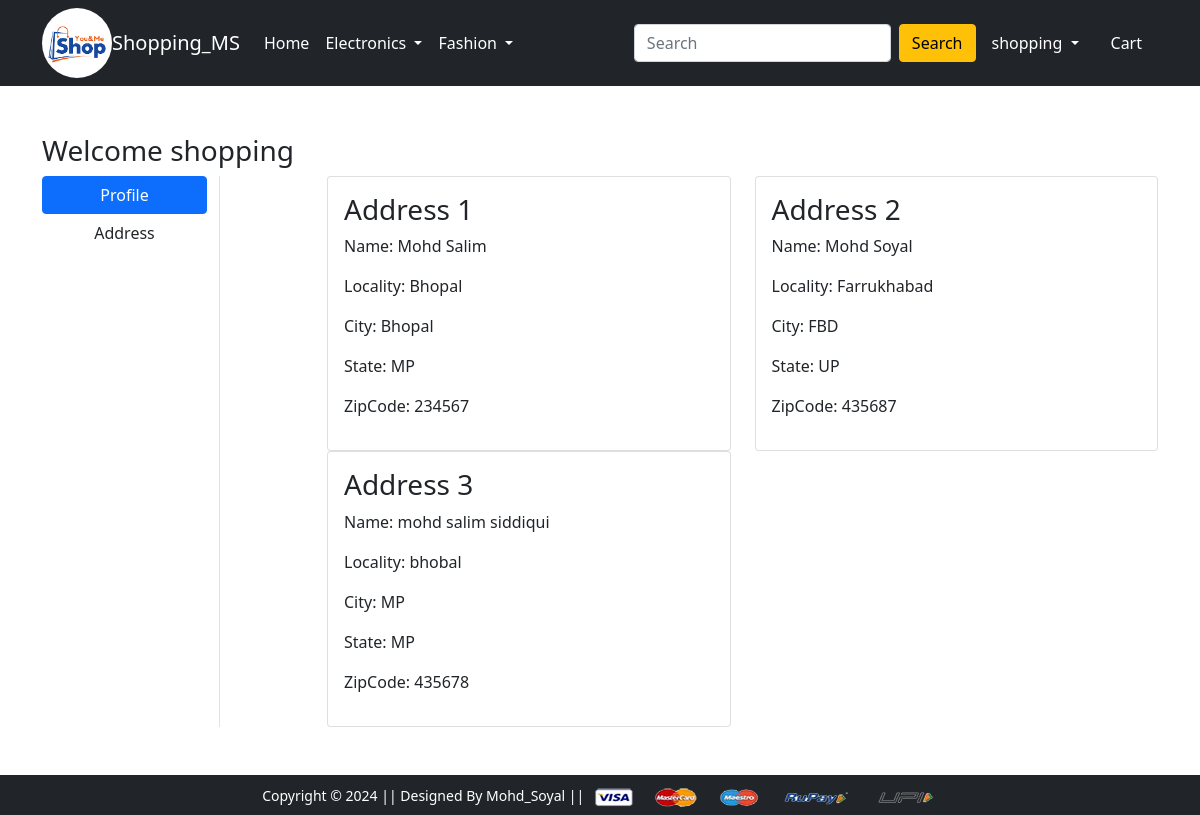
The page /address/ (signed in) on the database its author committed.
### online_Store/models.py (models this page shows, shortened)
class Custumer(models.Model):
    user = models.ForeignKey(User, on_delete=models.CASCADE)
    name = models.CharField(max_length=200)
    locality = models.CharField(max_length=200)
    city = models.CharField(max_length=50)
    zipcode = models.IntegerField()
    state = models.CharField(choices=State_choice, max_length=2)

### online_Store/views.py (the view)
# urls.py: path('address/', views.address, name='address'),
@login_required(login_url='login')
def address(request):
 address=Custumer.objects.filter(user=request.user)
 return render(request, 'address.html',{'address':address})

### template/address.html (shortened to what this page needs)
{% extends 'base.html' %}
{% load static %}
{% block main-content %}
<div class="container my-5">
 <div class="row">
 <h3>Welcome {{user}}</h3>
  <div class="col-sm-2 border-end">
   <ul class="list-unstyled">
    <li class="d-grid"><a href="{% url 'profile' %}" class="btn btn-primary">Profile</a></li>
    <li class="d-grid"><a href="{% url 'address' %}" class="btn">Address</a></li>
   </ul>
  </div>
  <div class="col-sm-9 offset-sm-1">
   <div class="row">
    {% for i in address %}
    <div class="col-sm-6">
     <div class="card">
      <div class="card-body">
       <h3>Address {{forloop.counter}}</h3>
       <p>Name: {{i.name}}</p>
       <p>Locality: {{i.locality}}</p>
       <p>City: {{i.city}}</p>
       <p>State: {{i.state}}</p>
       <p>ZipCode: {{i.zipcode}}</p>
      </div>
     </div>
    </div>
    {% endfor %}
   </div>
  </div>
 </div>
</div>
{% endblock main-content %}

### template/base.html (shortened to what this page needs)
<!doctype html>
{% load static %}
<html lang="en">
<head>
  <link href="https://cdn.jsdelivr.net/npm/bootstrap@5.0.0-beta1/dist/css/bootstrap.min.css" rel="stylesheet"
>
  <link rel="stylesheet" href="{% static 'css/owl.carousel.min.css' %}">
  <link rel="stylesheet" href="{% static 'css/all.min.css' %}">
  <link rel="stylesheet" href="{% static 'css/style.css' %}">
</head>
<body>
  <nav class="navbar navbar-expand-lg navbar-dark bg-dark">
    <div class="container">
      <img src="{% static 'images/logo.png' %}" alt="" srcset="" style="height: 70px; border-radius: 100%;">
      <a class="navbar-brand" href="/">Shopping_MS</a>
      <div class="collapse navbar-collapse" id="navbarSupportedContent">
        <ul class="navbar-nav me-auto mb-2 mb-lg-0">
          <li class="nav-item">
            <a class="nav-link active" aria-current="page" href="/">Home</a>
          </li>
          <li class="nav-item dropdown">
            <a class="nav-link dropdown-toggle text-white" href="#" id="electronicsDropdown" role="button"
              data-bs-toggle="dropdown" aria-expanded="false">
              Electronics
            </a>
          </li>
          <li class="nav-item dropdown">
            <a class="nav-link dropdown-toggle text-white" href="#" id="fashionDropdown" role="button"
              data-bs-toggle="dropdown" aria-expanded="false">
              Fashion
            </a>
          </li>
        </ul>
        <form class="d-flex" action="{% url 'search' %}">
          <input class="form-control me-2" type="search" placeholder="Search" aria-label="Search" name="search">
          <button class="btn btn-warning" type="submit">Search
          </button>
        </form>
        <div>
          <ul class="navbar-nav me-auto mb-2 mb-lg-0">
            {% if user.is_authenticated %}
            <li class="nav-item dropdown mx-2">
              <a class="nav-link dropdown-toggle text-white" href="#" id="profileDropdown" role="button"
                data-bs-toggle="dropdown" aria-expanded="false">
                {{user}}
              </a>
            </li>
            <li class="nav-item mx-2">
              <a href="{% url 'showcart' %}" class="nav-link text-white"> Cart
              </a>
            </li>
            {% endif %}
          </ul>
        </div>
      </div>
    </div>
  </nav>
  {% block main-content %} {% endblock main-content %}
  <footer class="container-fluid bg-dark text-center p-2 mt-5">
    <small class="text-white">Copyright &copy; 2024 || Designed By Mohd_Soyal || </small>
    <img src="{% static 'images/payment.png' %}" alt="" srcset="" class="img-fluid" height="2px">
  </footer>
</body>
</html>

### rows shown on the page
Custumer: name "Mohd Salim", locality "Bhopal", city "Bhopal", state "MP", zipcode "234567"
Custumer: name "Mohd Soyal", locality "Farrukhabad", city "FBD", state "UP", zipcode "435687"
Custumer: name "mohd salim siddiqui", locality "bhobal", city "MP", state "MP", zipcode "435678"

### other values the page prints
{{ user }} "shopping"
